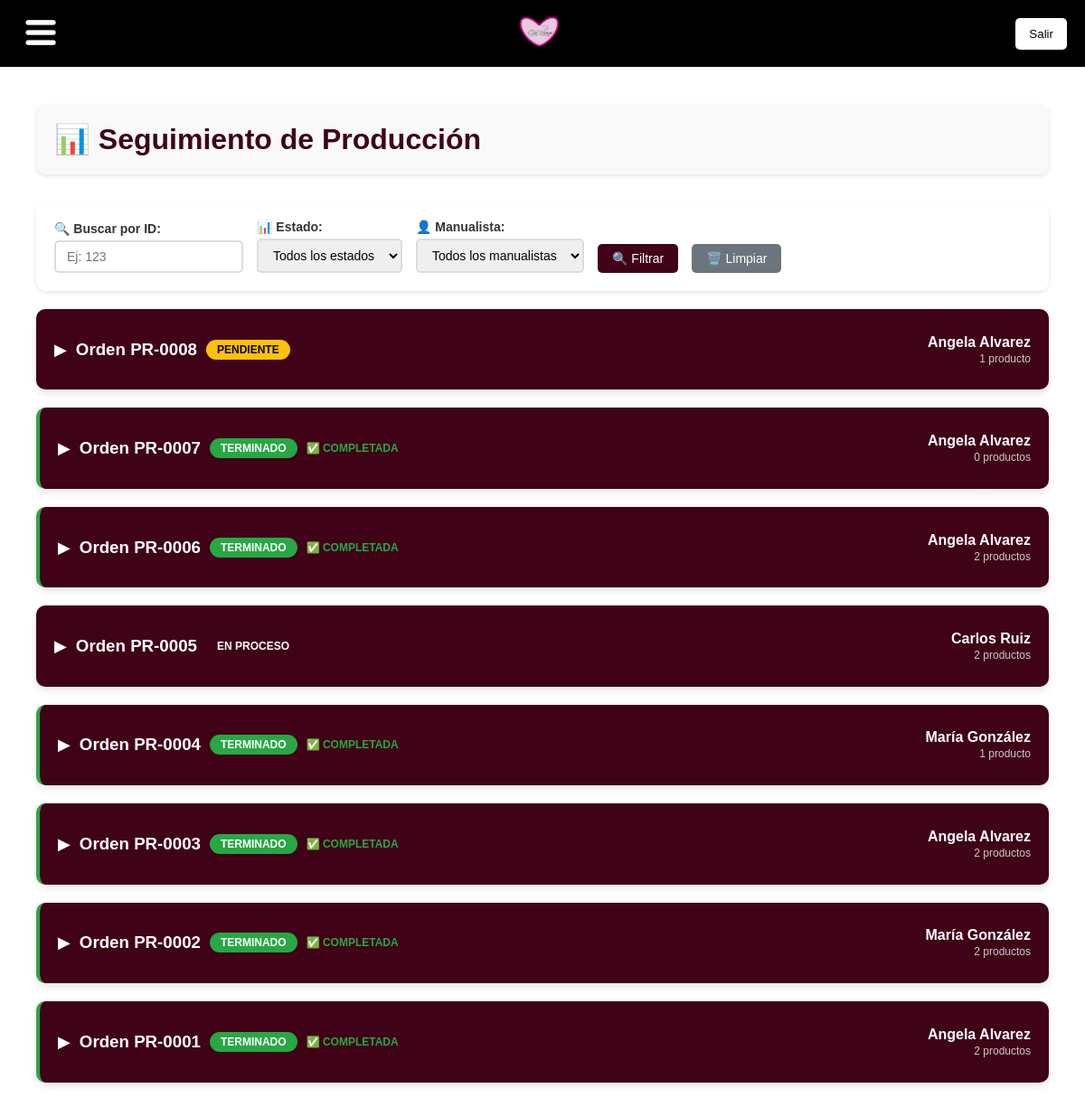
Screenshot of /seguimiento-produccion/ with the database file from the repository.
### app_alejandra/models.py (models this page shows, shortened)
class Produccion(models.Model):
    manualista = models.ForeignKey('Manualista', on_delete=models.CASCADE)
    fecha_inicio = models.DateField()
    fecha_tentativa = models.DateField()
    estado = models.CharField(max_length=20, choices=EstadoProduccion.choices, default=EstadoProduccion.PENDIENTE)
    valor_a_pagar = models.DecimalField(max_digits=12, decimal_places=2, default=0, null=True, blank=True, help_text="Monto acordado a pagar al manualista por esta orden")
    numero = models.CharField(max_length=20, unique=True, blank=True, null=True, help_text="Ej: PR-0001")

class Manualista(models.Model):
    TIPOS_DOCUMENTO = [
        ('CC', 'Cédula de Ciudadanía'),
        ('NIT', 'Número de Identificación Tributaria'),
        ('CE', 'Cédula de Extranjería'),
        ('PAS', 'Pasaporte'),
        ('SIN', 'Sin Documento'),
    ]
    tipo_documento = models.CharField(max_length=3, choices=TIPOS_DOCUMENTO, default='CC')
    documento = models.CharField(max_length=50, blank=True, null=True, help_text="Opcional - puede quedar vacío")
    nombre = models.CharField(max_length=200, unique=True)
    telefono = models.CharField(max_length=15, blank=True, null=True)
    email = models.EmailField(blank=True, null=True)
    direccion = models.TextField(blank=True, null=True)
    fecha_nacimiento = models.DateField(blank=True, null=True)  # Campo opcional

### app_alejandra/views.py (the view, shortened to what this page needs)
# urls.py: path('seguimiento-produccion/', views.seguimiento_produccion_view, name='seguimiento_produccion'),
def seguimiento_produccion_view(request):
    search_query = request.GET.get('search', '')
    estado_filter = request.GET.get('estado', '')
    manualista_filter = request.GET.get('manualista', '')
    per_page = int(request.GET.get('per_page', 10))
    page = int(request.GET.get('page', 1))
    producciones_query = Produccion.objects.prefetch_related(
        'lineas__entregas_parciales',
        'lineas__producto',
        'lineas__color',
        'manualista',
        'ajustes_insumos__insumo',
        'ajustes_insumos__color',
    ).all()
    if search_query:
        producciones_query = producciones_query.filter(
            id__icontains=search_query
        )
    if estado_filter:
        producciones_query = producciones_query.filter(estado=estado_filter)
    if manualista_filter:
        producciones_query = producciones_query.filter(manualista_id=manualista_filter)
    producciones_query = producciones_query.order_by('-id')
    from django.core.paginator import Paginator
    paginator = Paginator(producciones_query, per_page)
    producciones = paginator.get_page(page)
    produccion_ids = [p.id for p in producciones]
    compras_insumos = CompraInsumo.objects.filter(
        produccion_id__in=produccion_ids
    ).select_related('insumo', 'color')
    insumos_por_produccion = {pid: [] for pid in produccion_ids}
    vistos = {pid: set() for pid in produccion_ids}
    for ci in compras_insumos:
        key = (ci.insumo_id, ci.color_id)
        if key not in vistos[ci.produccion_id]:
            vistos[ci.produccion_id].add(key)
            insumos_por_produccion[ci.produccion_id].append({
                'insumo_id': ci.insumo_id,
                'color_id': ci.color_id,
                'label': f"{ci.insumo.nombre} ({ci.color.nombre})",
            })
    manualistas = Manualista.objects.all().order_by('nombre')
    estados = [
        ('', 'Todos los estados'),
        ('Pendiente', 'Pendiente'),
        ('En proceso', 'En proceso'),
        ('Terminado', 'Terminado'),
    ]
    return render(request, 'seguimiento_produccion.html', {
        'producciones': producciones,
        'insumos_por_produccion': insumos_por_produccion,
        'manualistas': manualistas,
        'estados': estados,
        'search_query': search_query,
        'estado_filter': estado_filter,
        'manualista_filter': manualista_filter,
        'per_page': per_page,
        'page': page,
    })

### app_alejandra/models.py (called while the page is built)
    @property
    def cantidad_pendiente(self):
        return self.cantidad - self.cantidad_entregada

    @property
    def porcentaje_completado(self):
        if self.cantidad == 0:
            return 0
        return round((self.cantidad_entregada / self.cantidad) * 100, 1)

### app_alejandra/templates/seguimiento_produccion.html (shortened to what this page needs)
{% extends "base.html" %}
{% block content %}
<div class="main-container">
    <div class="header-section">
        <h1>📊 Seguimiento de Producción</h1>
    </div>
    <div class="filters-section">
        <form method="GET" id="filtersForm">
            <div class="filters-row">
                <div class="filter-group">
                    <label for="search">🔍 Buscar por ID:</label>
                    <input type="text" name="search" id="search" value="{{ search_query }}" placeholder="Ej: 123">
                </div>
                <div class="filter-group">
                    <label for="estado">📊 Estado:</label>
                    <select name="estado" id="estado">
                        {% for value, label in estados %}
                        <option value="{{ value }}" {% if value == estado_filter %}selected{% endif %}>{{ label }}</option>
                        {% endfor %}
                    </select>
                </div>
                <div class="filter-group">
                    <label for="manualista">👤 Manualista:</label>
                    <select name="manualista" id="manualista">
                        <option value="">Todos los manualistas</option>
                    </select>
                </div>
                <button type="submit" class="btn-filter">🔍 Filtrar</button>
                <a href="{% url 'seguimiento_produccion' %}" class="btn-clear">🗑️ Limpiar</a>
            </div>
        </form>
    </div>
    {% for produccion in producciones %}
    <div class="produccion-card" {% if produccion.estado == 'Terminado' %}style="border-left: 4px solid #28a745;"{% endif %}>
        <div class="produccion-header" onclick="toggleProduccion({{ produccion.id }})">
            <div class="produccion-info">
                <div class="produccion-title">
                    <span class="collapse-arrow collapsed" id="arrow-{{ produccion.id }}">▶</span>
                    <h3>Orden {{ produccion.numero|default:produccion.id }}</h3>
                    <span class="estado-badge estado-{{ produccion.estado|lower|cut:' ' }}">
                        {{ produccion.estado }}
                    </span>
                    {% if produccion.estado == 'Terminado' %}
                        <span style="color: #28a745; font-weight: bold; font-size: 12px;">✅ COMPLETADA</span>
                    {% endif %}
                </div>
            </div>
            <div style="text-align: right;">
                <strong>{{ produccion.manualista.nombre }}</strong>
                <div style="font-size: 12px; color: #ccc; margin-top: 2px;">
                    {{ produccion.lineas.count }} producto{{ produccion.lineas.count|pluralize }}
                </div>
            </div>
        </div>
    </div>
    {% endfor %}
</div>
{% endblock %}

### app_alejandra/templates/seguimiento_produccion.html (style rules this page uses)
.main-container { max-width: 1400px; margin: 0 auto; padding: 20px; }
.header-section { display: flex; justify-content: space-between; align-items: center; margin-bottom: 30px; padding: 20px; background-color: #f9f9f9; border-radius: 10px; box-shadow: 0 2px 4px rgba(0, 0, 0, 0.1); }
.header-section h1 { color: #3F0216; margin: 0; }
.filters-section { background-color: white; border-radius: 10px; box-shadow: 0 2px 4px rgba(0, 0, 0, 0.1); padding: 20px; margin-bottom: 20px; }
.filters-row { display: flex; gap: 15px; align-items: end; flex-wrap: wrap; }
.filter-group { display: flex; flex-direction: column; min-width: 150px; }
.filter-group label { font-weight: bold; margin-bottom: 5px; color: #333; font-size: 14px; }
.filter-group input, .filter-group select { padding: 8px 12px; border: 2px solid #ddd; border-radius: 5px; font-size: 14px; transition: border-color 0.3s ease; }
.btn-filter { background-color: #3F0216; color: white; border: none; border-radius: 5px; padding: 8px 16px; cursor: pointer; transition: background-color 0.3s ease; font-size: 14px; height: fit-content; }
.btn-clear { background-color: #6c757d; color: white; border: none; border-radius: 5px; padding: 8px 16px; cursor: pointer; transition: background-color 0.3s ease; font-size: 14px; height: fit-content; text-decoration: none; display: inline-block; }
.produccion-card { background-color: white; border-radius: 10px; box-shadow: 0 4px 8px rgba(0, 0, 0, 0.1); margin-bottom: 20px; overflow: hidden; }
.produccion-header { background-color: #3F0216; color: white; padding: 15px 20px; display: flex; justify-content: space-between; align-items: center; cursor: pointer; transition: background-color 0.3s ease; }
.produccion-info { display: flex; gap: 20px; align-items: center; }
.produccion-title { display: flex; align-items: center; gap: 10px; }
.collapse-arrow { font-size: 18px; transition: transform 0.3s ease; display: inline-block; }
.collapse-arrow.collapsed { transform: rotate(0deg); }
.estado-badge { padding: 4px 12px; border-radius: 20px; font-size: 12px; font-weight: bold; text-transform: uppercase; }
.estado-pendiente { background-color: #ffc107; color: #000; }
.estado-terminado { background-color: #28a745; color: white; }

### rows the page displays
Produccion: numero "PR-0008", estado "PENDIENTE", manualista.nombre "Angela Alvarez", lineas.count "1"
Produccion: numero "PR-0007", estado "TERMINADO", shows "✅ COMPLETADA", manualista.nombre "Angela Alvarez", lineas.count "0"
Produccion: numero "PR-0006", estado "TERMINADO", shows "✅ COMPLETADA", manualista.nombre "Angela Alvarez", lineas.count "2"
Produccion: numero "PR-0005", estado "EN PROCESO", manualista.nombre "Carlos Ruiz", lineas.count "2"
Produccion: numero "PR-0004", estado "TERMINADO", shows "✅ COMPLETADA", manualista.nombre "María González", lineas.count "1"
Produccion: numero "PR-0003", estado "TERMINADO", shows "✅ COMPLETADA", manualista.nombre "Angela Alvarez", lineas.count "2"
Produccion: numero "PR-0002", estado "TERMINADO", shows "✅ COMPLETADA", manualista.nombre "María González", lineas.count "2"
Produccion: numero "PR-0001", estado "TERMINADO", shows "✅ COMPLETADA", manualista.nombre "Angela Alvarez", lineas.count "2"

### other values shown
form field estado "Todos los estados"
